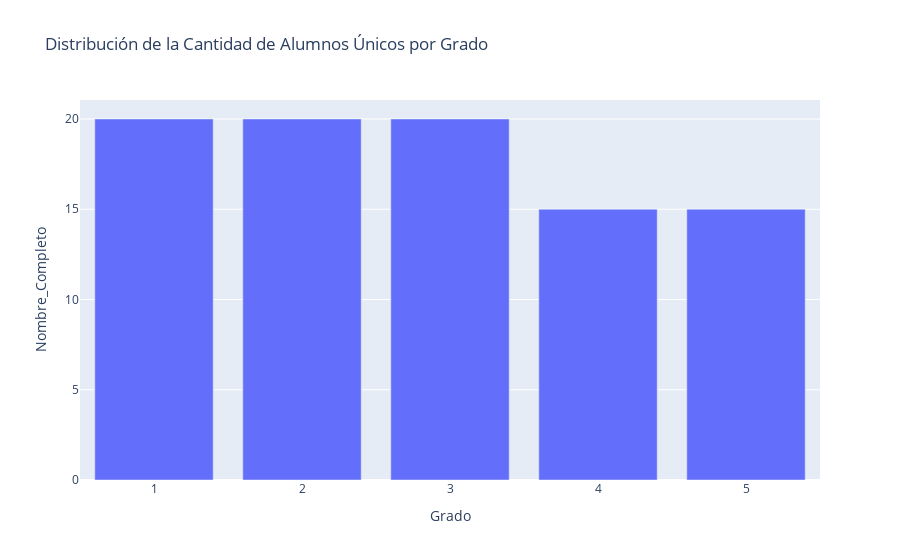

Notebook cell for this chart:
### Code cell
df["Nombre_Completo"] = df["Nombres"] + " " + df["Apellidos"]

# Obtener la cantidad de alumnos únicos considerando Nombres y Apellidos
cantidad_alumnos_unicos = df["Nombre_Completo"].nunique()

# Crear un DataFrame con la frecuencia de cada cantidad de alumnos únicos
frecuencia_alumnos = df.groupby("Grado")["Nombre_Completo"].nunique().reset_index()

# Crear y mostrar el gráfico de distribución de la cantidad de alumnos únicos por grado
fig = px.bar(frecuencia_alumnos, x="Grado", y="Nombre_Completo",
             title="Distribución de la Cantidad de Alumnos Únicos por Grado")
fig.show()

### Figure 1 — Plotly figure (JSON) as saved in the notebook; plotly's stock layout.template omitted (floating-point values rounded to 4 significant figures)
{"data": [{"alignmentgroup": "True", "hovertemplate": "Grado=%{x}<br>Nombre_Completo=%{y}<extra></extra>", "legendgroup": "", "marker": {"color": "#636efa", "pattern": {"shape": ""}}, "name": "", "offsetgroup": "", "orientation": "v", "showlegend": false, "textposition": "auto", "type": "bar", "x": [1, 2, 3, 4, 5], "xaxis": "x", "y": [20, 20, 20, 15, 15], "yaxis": "y"}], "layout": {"barmode": "relative", "legend": {"tracegroupgap": 0}, "title": {"text": "Distribución de la Cantidad de Alumnos Únicos por Grado"}, "xaxis": {"anchor": "y", "domain": [0, 1], "title": {"text": "Grado"}}, "yaxis": {"anchor": "x", "domain": [0, 1], "title": {"text": "Nombre_Completo"}}}}
